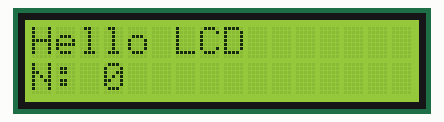
Bench run of a sketch on a simulated Arduino Uno, built with avr-gcc and run on an emulated ATmega328P. Parts: 16×2 character LCD.

Above: at 0.23 s.
At 5.1 s:
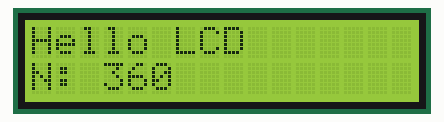
At 9.95 s:
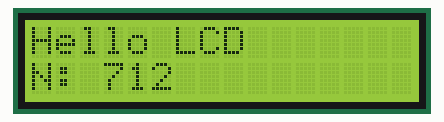
At 19.76 s:
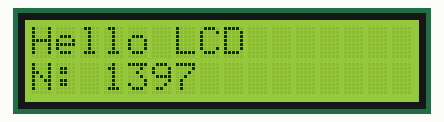
At 29.66 s:
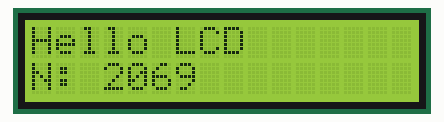
At 39.56 s:
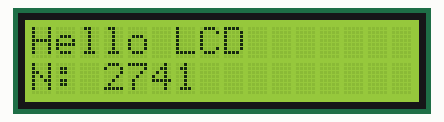

The sketch:

LCD_Demo.ino
```cpp
/***********************************************************
 * I2C LCD 接線說明
 * SDA – 接 Arduino 的 A4
 * SCL – 接 Arduino 的 A5
 * GND – 接 GND
 * VCC – 接 +5V
 ***********************************************************/

#include <Wire.h>
#include <LCD.h>
#include <LiquidCrystal_I2C.h>  // NewLiquidCrystal library

#define I2C_ADDR  0x27  // 定義 I2C Address for the PCF8574T (0x27、0x3F)
#define BACKLIGHT_PIN  3 // 背光 pin

LiquidCrystal_I2C  lcd(I2C_ADDR, 2, 1, 0, 4, 5, 6, 7); // 初始 I2C LCD 物件

void setup() {
  Serial.begin(9600);
  lcd.begin (16, 2); // LCD 初始
  lcd.setBacklightPin(BACKLIGHT_PIN, POSITIVE); // 設定背光
  lcd.backlight(); // 開啟背光

  lcd.clear(); // 清空 LCD
  lcd.setCursor(0, 0); //Start at character 0 on line 0
  lcd.print("Hello LCD") ;
  lcd.setCursor(0, 1); //Start at character 0 on line 1
  lcd.print("N: ") ;
}

int n = 0;
void loop() {
  lcd.setCursor(3, 1); //character 3 on line 1
  lcd.print(n++);
  delay(10);
}
```
